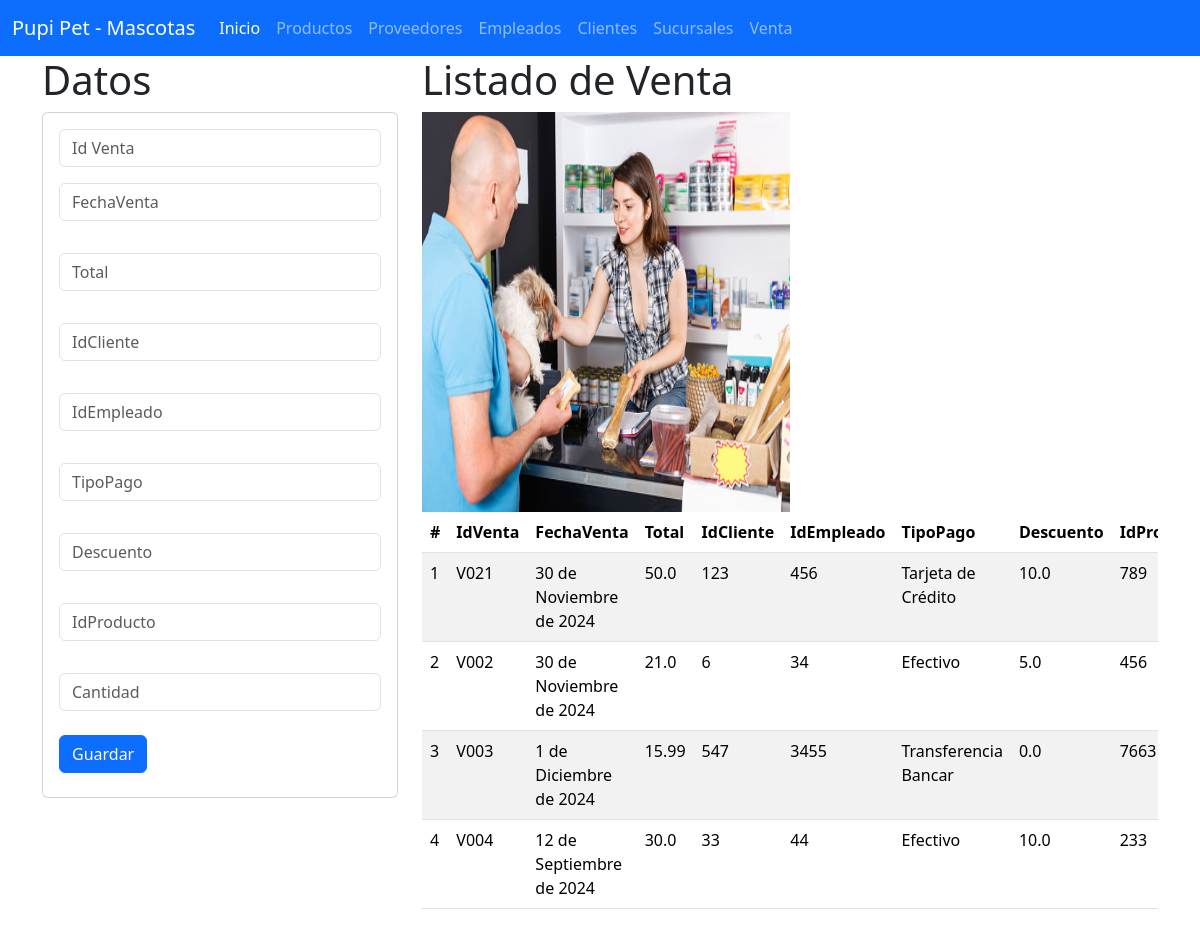
Page /venta on the committed database.
### venta_app/models.py (models this page shows, shortened)
class Venta(models.Model):
    idVenta=models.CharField(primary_key=True, max_length=20)
    fechaVenta=models.DateField(null=False,blank=False)
    total=models.FloatField()
    idCliente=models.PositiveIntegerField()
    idEmpleado=models.PositiveIntegerField()
    tipoPago=models.CharField(max_length=20)
    descuento=models.FloatField()
    idProducto=models.PositiveIntegerField()
    cantidad=models.CharField(max_length=500)

### venta_app/views.py (the view)
# urls.py: path("venta", views.inicio_vistaVenta, name= "venta" ),
def inicio_vistaVenta(request):
    lasventa=Venta.objects.all()
    return render(request,"gestionarVenta.html", {"misventa":lasventa}   )

### venta_app/templates/gestionarVenta.html (shortened to what this page needs)
{% extends "base.html" %}
{% load static %}
{% block cuerpo %}
<div class="row">
    <div class="col-sm-12 col-md-4 col-lg-4 col-xl-4">
        <h1> Datos </h1>
    <div class="card">
        <div class="card-body">
            <form action="/registrarVenta/" method="POST"> {% csrf_token %}
                <div class="form-group">
                    <input type="text" id="txtidVenta" name="txtidVenta" class="form-control"
                    placeholder="Id Venta" required>
                </div>
                <div class="form-group py-3">
                    <input type="text" id="dateventa" name="dateventa" class="form-control"
                    placeholder="FechaVenta" required >
                </div>
                <div class="form-group py-3">
                    <input type="text" id="txttotal" name="txttotal" class="form-control"
                    placeholder="Total" required>
                </div>
                <div class="form-group py-3">
                    <input type="text" id="txtidCliente" name="txtidCliente" class="form-control"
                    placeholder="IdCliente" required>
                </div>
                <div class="form-group py-3">
                    <input type="text" id="txtidEmpleado" name="txtidEmpleado" class="form-control"
                    placeholder="IdEmpleado"  required>
                </div>
                <div class="form-group py-3">
                    <input type="text" id="txttipoPago" name="txttipoPago" class="form-control"
                    placeholder="TipoPago" maxLenght="50" required>
                </div>
                <div class="form-group py-3">
                    <input type="text" id="txtdescuento" name="txtdescuento" class="form-control"
                    placeholder="Descuento" required>
                </div>
                <div class="form-group py-3">
                    <input type="text" id="txtidProducto" name="txtidProducto" class="form-control"
                    placeholder="IdProducto" required>
                </div>
                <div class="form-group py-3">
                    <input type="text" id="txtcantidad" name="txtcantidad" class="form-control"
                    placeholder="Cantidad" maxLenght="500" required>
                </div>
                <div class="form-group py-2">
                    <button type="submit" class="btn btn-primary">Guardar</button>
                </div>
            </form>
        </div>
    </div>
    </div>
    <div class="col-sm-12 col-md-8 col-lg-8 col-xl-8">
        <h1>Listado de Venta</h1>
    <img class="w-50" src="{% static 'img/venta.jpg' %}"  width="400" height="400" alt="">
    <div class="table-responsive">
    <table class="table table-striped">
        <thead>
        <tr>
            <th scope="col">#</th>
            <th scope="col">IdVenta</th>
            <th scope="col">FechaVenta</th>
            <th scope="col">Total</th>
            <th scope="col">IdCliente</th>
            <th scope="col">IdEmpleado</th>
            <th scope="col">TipoPago</th>
            <th scope="col">Descuento</th>
            <th scope="col">IdProducto</th>
        </tr>
        </thead>
        <tbody>
            {% for m in misventa %}
                <tr>
                    <td>{{forloop.counter}}</td>
                    <td>{{m.idVenta}}</td>
                    <td>{{m.fechaVenta}}</td>
                    <td>{{m.total}}</td>
                    <td>{{m.idCliente}}</td>
                    <td>{{m.idEmpleado}}</td>
                    <td>{{m.tipoPago}}</td>
                    <td>{{m.descuento}}</td>
                    <td>{{m.idProducto}}</td>
                </tr>
            {% endfor %}
        </tbody>
    </table>
    </div>
    </div>
</div>
{% endblock %}

### templates/base.html (shortened to what this page needs)
    <!doctype html>
    <html lang="en">
    <head>
        <link href="https://cdn.jsdelivr.net/npm/bootstrap@5.3.3/dist/css/bootstrap.min.css" rel="stylesheet">
    </head>
    <body>
        <nav class="navbar navbar-expand-lg bg-primary" data-bs-theme="dark" >
        <div class="container-fluid">
            <a class="navbar-brand" href="#">Pupi Pet - Mascotas</a>
            <div class="collapse navbar-collapse" id="navbarNav">
            <ul class="navbar-nav">
                <li class="nav-item">
                <a class="nav-link active" aria-current="page" href="/">Inicio</a>
                </li>
                <li class="nav-item">
                    <a class="nav-link" href="{% url 'productos' %}">Productos</a>
                </li>
                <li class="nav-item">
                    <a class="nav-link" href="{% url 'proveedores' %}">Proveedores</a>
                </li>
                <li class="nav-item">
                    <a class="nav-link" href="{% url 'empleados' %}">Empleados</a>
                </li>
                <li class="nav-item">
                    <a class="nav-link" href="{% url 'clientes' %}">Clientes</a>
                </li>
                <li class="nav-item">
                    <a class="nav-link" href="{% url 'sucursales' %}">Sucursales</a>
                </li>
                <li class="nav-item">
                    <a class="nav-link" href="{% url 'venta' %}">Venta</a>
                </li>
            </ul>
            </div>
        </div>
        </nav>
            <div class="container">
                {% block cuerpo %}
                {% endblock %}
            </div>
    </body>
    </html>

### rows in the picture
Venta: idVenta "V021", fechaVenta "30 de Noviembre de 2024", total "50.0", idCliente "123", idEmpleado "456", tipoPago "Tarjeta de Crédito", descuento "10.0", idProducto "789"
Venta: idVenta "V002", fechaVenta "30 de Noviembre de 2024", total "21.0", idCliente "6", idEmpleado "34", tipoPago "Efectivo", descuento "5.0", idProducto "456"
Venta: idVenta "V003", fechaVenta "1 de Diciembre de 2024", total "15.99", idCliente "547", idEmpleado "3455", tipoPago "Transferencia Bancar", descuento "0.0", idProducto "7663"
Venta: idVenta "V004", fechaVenta "12 de Septiembre de 2024", total "30.0", idCliente "33", idEmpleado "44", tipoPago "Efectivo", descuento "10.0", idProducto "233"
